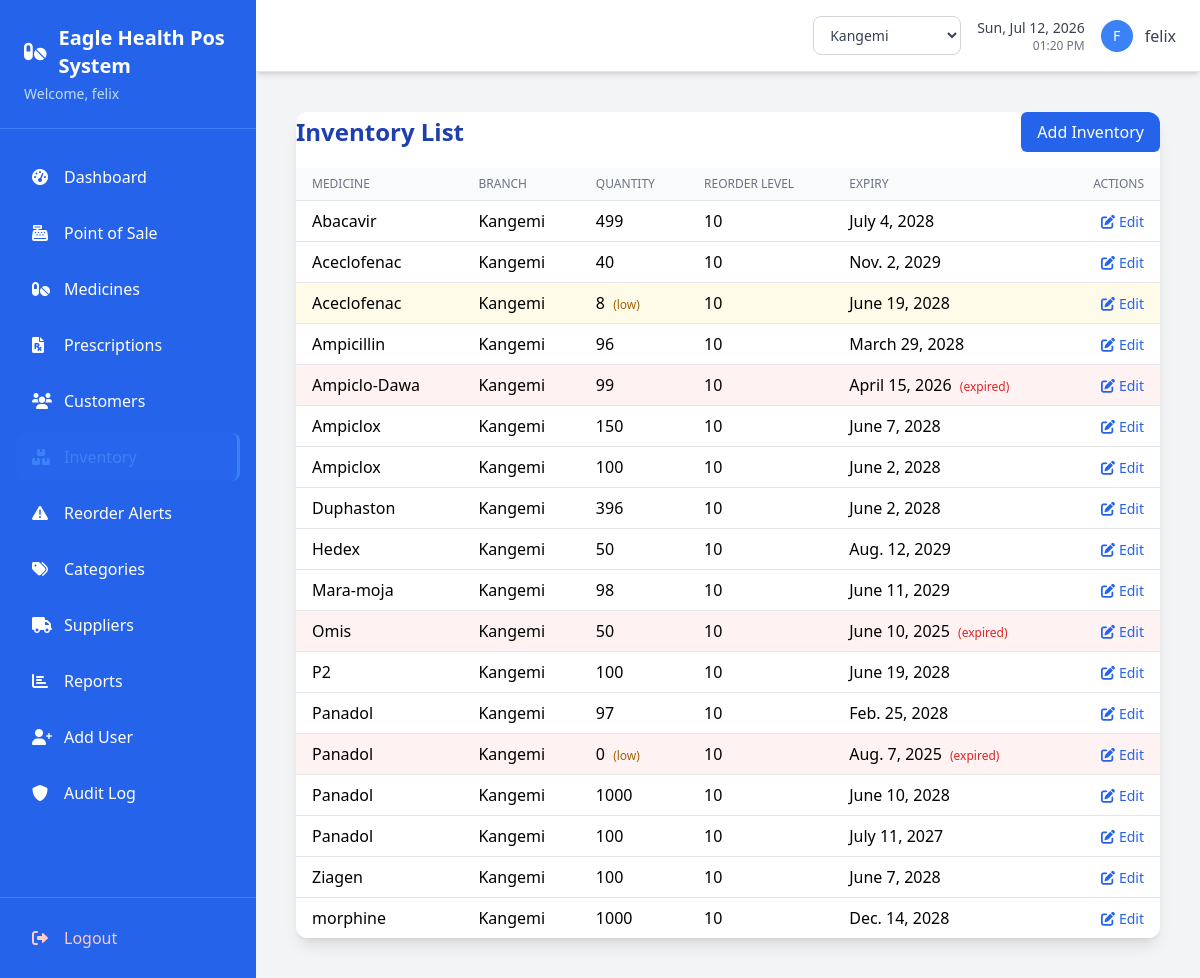
The app's page /inventory/ (signed in), older data.
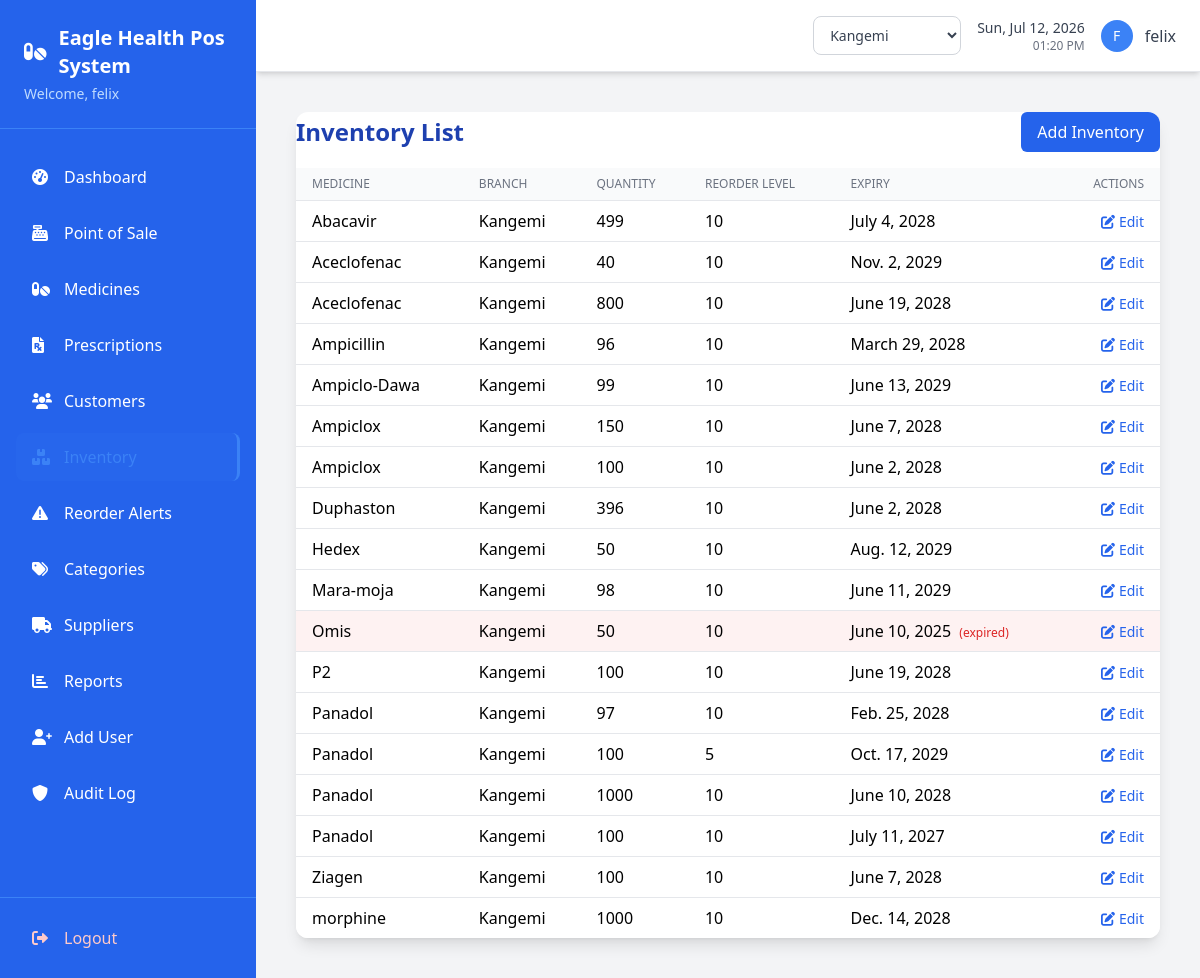
The same page, newer data.
### pos/models.py (models this page shows, shortened)
class Inventory(models.Model):
    branch = models.ForeignKey(Branch, on_delete=models.PROTECT, related_name='inventory_items', null=True, blank=True)
    medicine = models.ForeignKey(Medicine, on_delete=models.CASCADE)
    quantity = models.IntegerField(validators=[MinValueValidator(0)])
    reorder_level = models.PositiveIntegerField(default=10, help_text="Triggers low-stock alert when quantity falls at or below this.")
    expiry_date = models.DateField()
    batch_number = models.CharField(max_length=50, blank=True)
    cost_price = models.DecimalField(max_digits=10, decimal_places=2, validators=[MinValueValidator(Decimal('0.01'))])
    created_at = models.DateTimeField(auto_now_add=True)
    updated_at = models.DateTimeField(auto_now=True)
    class Meta:
        verbose_name_plural = "Inventories"
    @property
    def is_low_stock(self):
        return self.quantity <= self.reorder_level
    @property
    def is_expired(self):
        return self.expiry_date < timezone.now().date()

class Medicine(models.Model):
    name = models.CharField(max_length=100)
    category = models.ForeignKey(Category, on_delete=models.CASCADE)
    price = models.DecimalField(max_digits=10, decimal_places=2, validators=[MinValueValidator(Decimal('0.01'))])
    description = models.TextField(blank=True)
    manufacturer = models.CharField(max_length=100, blank=True)
    generic_name = models.CharField(max_length=150, blank=True, help_text="Clinical/active-ingredient name.")
    is_controlled_substance = models.BooleanField(default=False)
    barcode = models.CharField(max_length=50, blank=True, unique=True, null=True, help_text="Scannable SKU/barcode identifier.")
    is_active = models.BooleanField(default=True)
    created_at = models.DateTimeField(auto_now_add=True)
    updated_at = models.DateTimeField(auto_now=True)
    def __str__(self):
        return self.name

class Branch(models.Model):
    name = models.CharField(max_length=100, unique=True)
    code = models.CharField(max_length=10, unique=True)  # e.g. KNG, KWG, KIB, BGM
    location = models.CharField(max_length=255, blank=True)
    phone_number = models.CharField(max_length=20, blank=True)
    is_active = models.BooleanField(default=True)
    created_at = models.DateTimeField(auto_now_add=True)

### pos/views.py (the view)
# urls.py: path('inventory/', views.inventory_list, name='inventory_list'),
@login_required
def inventory_list(request):
    branch_filter = {} if request.active_branch_id is None else {'branch_id': request.active_branch_id}
    inventories = Inventory.objects.select_related('medicine', 'branch').filter(**branch_filter).order_by('medicine__name')
    return render(request, 'pos/inventory_list.html', {'inventories': inventories})

### pos/context_processors.py (called while the page is built)
def branch_context(request):
    if not request.user.is_authenticated:
        return {}
    return {
        'branches': Branch.objects.filter(is_active=True) if getattr(request, 'is_branch_admin', False) else [],
        'active_branch': Branch.objects.filter(id=request.active_branch_id).first() if getattr(request, 'active_branch_id', None) else None,
    }

### pos/models.py (called while the page is built)
    def get_accessible_branches(self):
        if self.role == 'admin':
            return Branch.objects.filter(is_active=True)
        return Branch.objects.filter(id=self.branch_id, is_active=True) if self.branch_id else Branch.objects.none()

### templates/pos/inventory_list.html (shortened to what this page needs)
{% extends 'base.html' %}
{% block content %}
<div class="max-w-6xl mx-auto p-4">
    <div class="bg-white rounded-xl shadow-lg overflow-hidden">
        <div class="flex justify-between items-center mb-4">
            <h2 class="text-2xl font-semibold text-blue-800">Inventory List</h2>
            <a href="{% url 'inventory_add' %}" class="bg-blue-600 text-white px-4 py-2 rounded-md hover:bg-blue-700">Add Inventory</a>
        </div>
        <table class="min-w-full divide-y divide-gray-200">
            <thead class="bg-gray-50">
                <tr>
                    <th class="px-4 py-2 text-left text-xs font-medium text-gray-500 uppercase">Medicine</th>
                    <th class="px-4 py-2 text-left text-xs font-medium text-gray-500 uppercase">Branch</th>
                    <th class="px-4 py-2 text-left text-xs font-medium text-gray-500 uppercase">Quantity</th>
                    <th class="px-4 py-2 text-left text-xs font-medium text-gray-500 uppercase">Reorder Level</th>
                    <th class="px-4 py-2 text-left text-xs font-medium text-gray-500 uppercase">Expiry</th>
                    <th class="px-4 py-2 text-right text-xs font-medium text-gray-500 uppercase">Actions</th>
                </tr>
            </thead>
            <tbody class="bg-white divide-y divide-gray-200">
                {% for item in inventories %}
                <tr class="{% if item.is_expired %}bg-red-50{% elif item.is_low_stock %}bg-yellow-50{% endif %}">
                    <td class="px-4 py-2">{{ item.medicine }}</td>
                    <td class="px-4 py-2">{{ item.branch.name|default:"—" }}</td>
                    <td class="px-4 py-2">
                        {{ item.quantity }}
                        {% if item.is_low_stock %}<span class="ml-1 text-xs text-yellow-700">(low)</span>{% endif %}
                    </td>
                    <td class="px-4 py-2">{{ item.reorder_level }}</td>
                    <td class="px-4 py-2">
                        {{ item.expiry_date }}
                        {% if item.is_expired %}<span class="ml-1 text-xs text-red-600">(expired)</span>{% endif %}
                    </td>
                    <td class="px-4 py-2 text-right">
                        <a href="{% url 'inventory_edit' item.id %}" class="text-blue-600 hover:text-blue-800 text-sm">
                            <i class="fas fa-edit mr-1"></i>Edit
                        </a>
                    </td>
                </tr>
                {% empty %}
                <tr>
                    <td colspan="6" class="px-4 py-2 text-center text-gray-400">No inventory found.</td>
                </tr>
                {% endfor %}
            </tbody>
        </table>
    </div>
</div>
{% endblock %}

Row changes from the older to the newer data that the page shows:
changed Inventory (number 3 of 18 on the later page): quantity "8" → "800"; no longer shows "(low)"
changed Inventory "Ampiclo-Dawa": expiry_date "April 15, 2026" → "June 13, 2029"; no longer shows "(expired)"
changed Inventory: quantity "0" → "100"; reorder_level "10" → "5"; expiry_date "Aug. 7, 2025" → "Oct. 17, 2029"; no longer shows "(low)"; no longer shows "(expired)"
